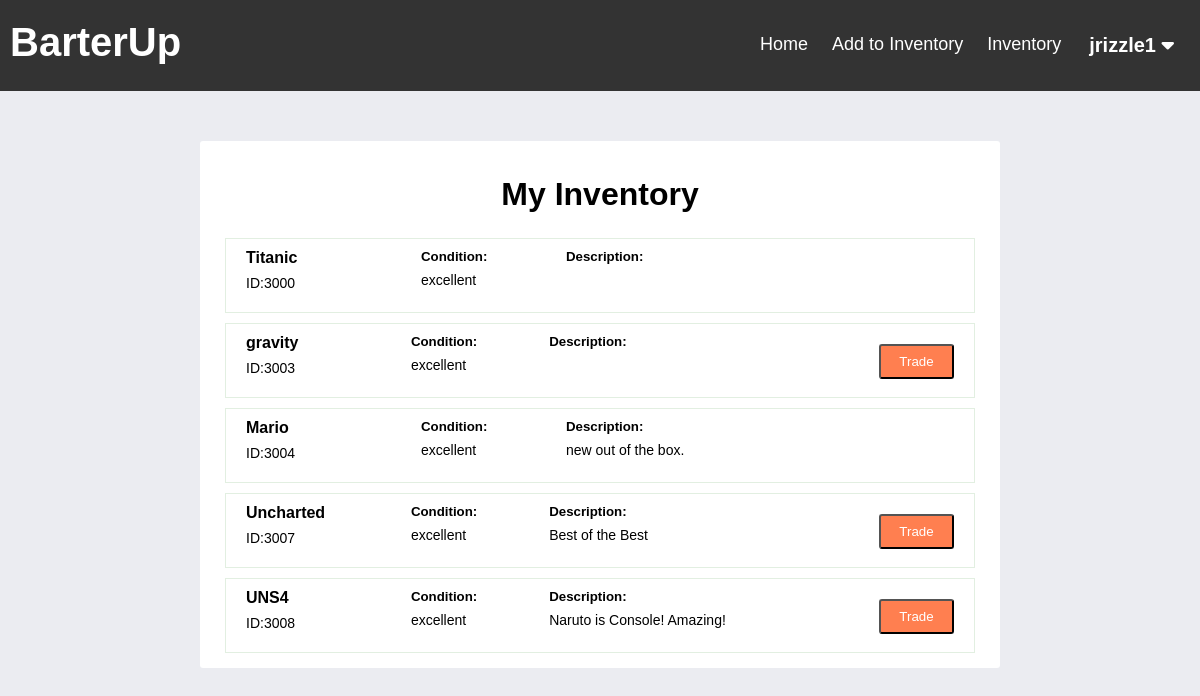
/BarterUp/inventory.php (signed in), run on the app's committed database.
### tables this page shows
CREATE TABLE IF NOT EXISTS `user` (
  `user_id` bigint UNSIGNED NOT NULL AUTO_INCREMENT,
  `username` varchar(45) NOT NULL,
  `password` varchar(45) NOT NULL,
  PRIMARY KEY (`user_id`),
  UNIQUE KEY `username_UNIQUE` (`username`)
);

CREATE TABLE IF NOT EXISTS `item` (
  `item_id` smallint UNSIGNED NOT NULL AUTO_INCREMENT,
  `user_id` bigint UNSIGNED NOT NULL,
  `category_id` bigint UNSIGNED NOT NULL,
  `description` tinytext,
  `item_condition` varchar(45) DEFAULT NULL,
  `item_name` varchar(45) NOT NULL,
  PRIMARY KEY (`item_id`),
  KEY `category_id_idx` (`category_id`),
  KEY `user_id_idx` (`user_id`)
);

### BarterUp/functions.php (called while the page is built, shortened)
<?php
function check_login($con)
{
	if (isset($_SESSION['user_id'])) {
		$id = $_SESSION['user_id'];
		$query = "select * from user where user_id = '$id' limit 1";
		$result = mysqli_query($con, $query);
		if ($result && mysqli_num_rows($result) > 0) {
			$user_data = mysqli_fetch_assoc($result);
			return $user_data;
		}
	}
	die;
}

### BarterUp/inventory.php (the view, shortened to what this page needs)
<?php
include("config.php");
include("functions.php");
$user_data = check_login($con);
?>
<!DOCTYPE html>
<html lang="en">
<head>
    <link rel="stylesheet" href="./inventory.css?v=<?php echo time(); ?>">
</head>
<body>
    <?php include("./header.php"); ?>
        <div class="wrapper">
        <div class="view_main">
        <div class="page_name">
        <h1>My Inventory</h1>
        </div>
            <div class="view_wrap list-view" style="display:block;">
               <?php
                $query = "select * from item where user_id = '".$_SESSION['user_id']."'; ";
                $result = mysqli_query($con, $query);
                if ($result && mysqli_num_rows($result) > 0) {
                     while($row= mysqli_fetch_assoc($result)) {
                        $query2 = "select * from trades where '".$row['item_id']."' = item_id_initiator or '".$row['item_id']."' = item_id_tradee";
                        $result2 = mysqli_query($con, $query2);
                        echo
                        '<div class="view_item">
                            <div class="vi_left">
                                <p class="title">'.$row['item_name'].'</p>
                                <p class="content">ID:'.$row['item_id'].'</p>
                            </div>
                            <div class="vi_middle">
                                <h5>Condition:</h5>
                                <p class="content">'.$row['item_condition'].'</p>
                            </div>
                            <div class="vi_right">
                                <h5>Description:</h5>
                                <p class="content">'.$row['description'].'</p>
                            </div>';
                            if(mysqli_num_rows($result2) == 0) { echo '
                            <div class="vi_rightmost">
                            <form method="post" action=""><input type="submit" name="trade_submit_'.$row['item_id'].'" class="btn btn-primary" value="Trade"></form>
                            </div>'; } echo '
                         </div> ';
                    }
                }
               ?>
            </div>
        </div>
    </div>
</body>
</html>

### BarterUp/header.php (shortened to what this page needs)
<!DOCTYPE html>
<html lang="en">
<head>
  <link rel="stylesheet" href="./header.css?v=<?php echo time(); ?>">
</head>
<body>
  <div class="header-right">
    <div class="header">
      <p>BarterUp</p>
    </div>
    <div class="user-drop">
      <button class="user-dropbtn"><?php echo $user_data['username']; ?>
        <i class="fa fa-caret-down"></i>
      </button>
    </div>
    <a href='./inventory.php'>Inventory</a>
    <a href='./addInventory.php'>Add to Inventory</a>
    <a href="./currentTrades.php">Home</a>
  </div>
</body>
</html>

### BarterUp/inventory.css (style rules this page uses)
.wrapper { width: 800px; margin-top: 50px; margin: 50px auto; }
* { font-family: 'Montserrat', sans-serif; list-style: none; margin: 0; padding: 0; box-sizing: border-box; }
body { background: #ebecf1; position: relative; }
h1 { text-align: center; }
.page_name { width: 400px; margin: 5px auto; background: #fff; padding: 15px; border-radius: 2px; }
.view_main { background-color: #fff; border-radius: 3px; padding: 15px; }
.list-view .view_item { border: 1px solid #e2efe1; margin: 10px; padding: 10px 20px; display: flex; height: 75px; max-height:100px; }
.list-view .view_item:last-child { margin-bottom: 0; }
.list-view .view_item .vi_left { width: 150px; margin-right: 25px; }
.list-view .view_item .vi_middle { width: 100px; margin-right: 45px; }
.list-view .view_item .vi_right { width: 300px; }
.list-view .view_item .vi_rightmost { margin-left: 50px; margin-top: 10px; }
.view_item .title { font-weight: 600; }
.view_item .content { margin: 5px 0; font-size: 14px; line-height: 22px; font-weight: 200; }
.view_item .btn { width: 75px; background: #FF7F50; color: #fff; border-radius: 3px; padding: 8px 5px; text-align: center; font-weight: 200; cursor: pointer; }

### BarterUp/header.css (style rules this page uses)
.header-right { overflow: hidden; background-color: #333; padding: 20px 10px; }
.header-right a { float: right; color: white; text-align: center; padding: 12px; text-decoration: none; font-size: 18px; line-height: 25px; border-radius: 4px; }
.user-drop { float: right; overflow: hidden; }
.user-drop .user-dropbtn { font-size: 20px; font-weight: 600; border: none; outline: none; color: white; padding: 14px 16px; background-color: inherit; font-family: inherit; margin: 0; }
.header { float: left; color: white; font-size: 40px; font-weight: 600; }

### data on the page
user: username "jrizzle1"
item: item_name "Titanic", item_id "3000", item_condition "excellent"
item: item_name "gravity", item_id "3003", item_condition "excellent"
item: item_name "Mario", item_id "3004", item_condition "excellent", description "new out of the box."
item: item_name "Uncharted", item_id "3007", item_condition "excellent", description "Best of the Best"
item: item_name "UNS4", item_id "3008", item_condition "excellent", description "Naruto is Console! Amazing!"
